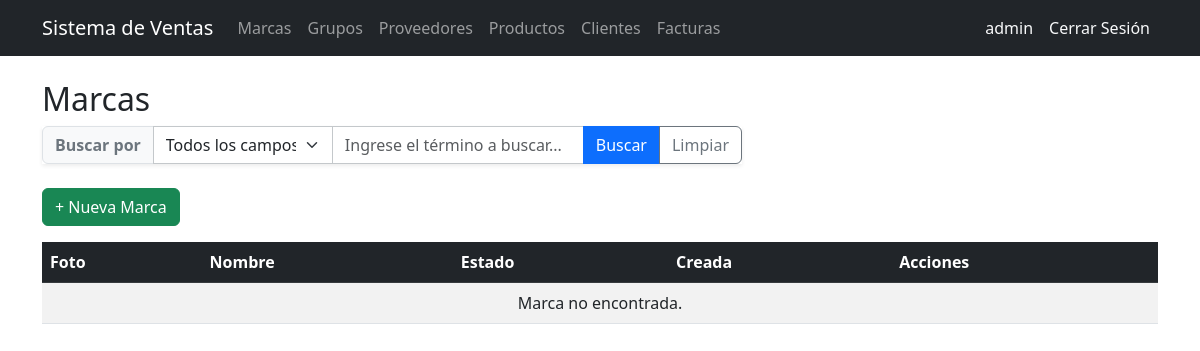
The app's page /brands/ (signed in), older data.
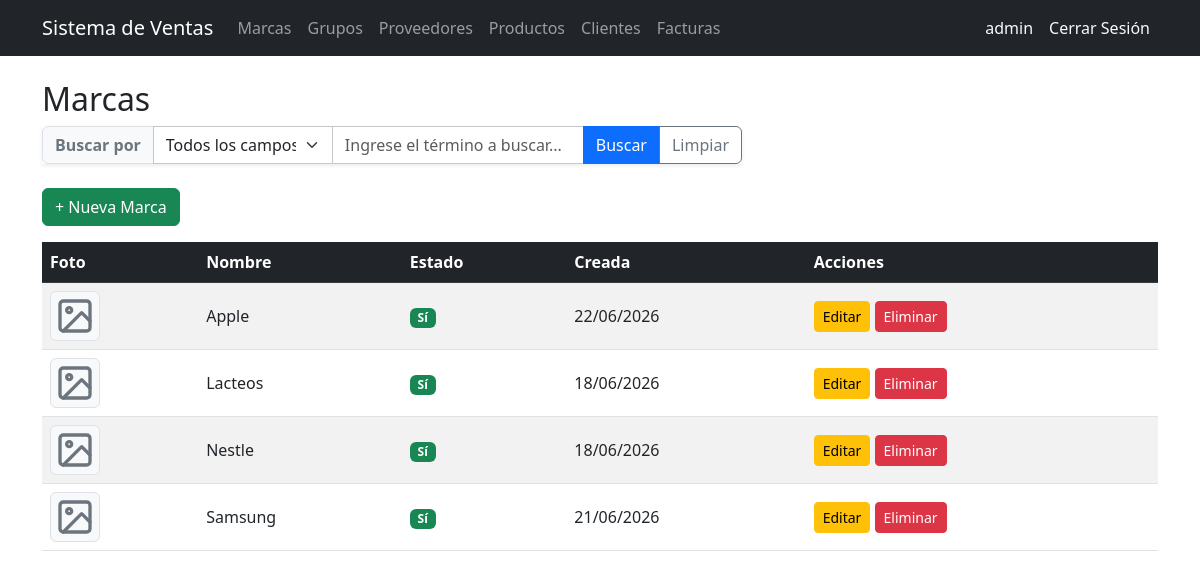
The same page, newer data.
### billing/models.py (models this page shows, shortened)
class Brand(models.Model):
    name = models.CharField(max_length=100, unique=True, verbose_name='Brand Name')
    description = models.TextField(blank=True, null=True)
    image = models.ImageField(upload_to='brands/', blank=True, null=True, verbose_name='Imagen de Marca')
    is_active = models.BooleanField(default=True)
    created_at = models.DateTimeField(auto_now_add=True)
    updated_at = models.DateTimeField(auto_now=True)
    class Meta:
        verbose_name = 'Brand'
        verbose_name_plural = 'Brands'
        ordering = ['name']

### billing/views.py (the view, shortened to what this page needs)
# urls.py: path('brands/', views.brand_list, name='brand_list'),
@login_required
@audit_action('LIST_BRANDS')
def brand_list(request):
    search_field = request.GET.get('search_field', 'all').strip()
    search_value = request.GET.get('search_value', '').strip()
    brands = Brand.objects.all()
    return render(request, 'billing/brand_list.html', {
        'brands': brands,
        'search_field': search_field,
        'search_value': search_value
    })

### billing/templates/billing/brand_list.html (shortened to what this page needs)
{% extends 'billing/base.html' %}
{% block content %}
<h2>Marcas</h2>
<form method="get" class="mb-4">
  <div class="input-group shadow-sm" style="max-width: 700px;">
    <span class="input-group-text bg-light fw-bold text-secondary">Buscar por</span>
    <select name="search_field" id="search_field" class="form-select border-secondary-subtle" style="max-width: 180px;">
      <option value="all" {% if search_field == 'all' or not search_field %}selected{% endif %}>Todos los campos</option>
    </select>
    <input type="text" name="search_value" id="search_value" class="form-control border-secondary-subtle" placeholder="Ingrese el término a buscar..." value="{{ search_value|default:'' }}">
    <button type="submit" class="btn btn-primary">Buscar</button>
    <a href="{% url 'billing:brand_list' %}" class="btn btn-outline-secondary">Limpiar</a>
  </div>
</form>
<div class="mb-3">
  <a href="{% url 'billing:brand_create' %}" class="btn btn-success">+ Nueva Marca</a>
</div>
<table class="table table-striped table-hover align-middle">
  <thead class="table-dark">
    <tr>
      <th>Foto</th>
      <th>Nombre</th>
      <th>Estado</th>
      <th>Creada</th>
      <th>Acciones</th>
    </tr>
  </thead>
  <tbody>
    {% for brand in brands %}
    <tr>
      <td>
      </td>
      <td>{{ brand.name }}</td>
      <td>
        {% if brand.is_active %}
        <span class="badge bg-success">Sí</span>
        {% else %}
        <span class="badge bg-danger">No</span>
        {% endif %}
      </td>
      <td>{{ brand.created_at|date:"d/m/Y" }}</td>
      <td>
        <a href="{% url 'billing:brand_update' brand.pk %}" class="btn btn-sm btn-warning">Editar</a>
        <a href="{% url 'billing:brand_delete' brand.pk %}" class="btn btn-sm btn-danger">Eliminar</a>
      </td>
    </tr>
    {% empty %}
    <tr>
      <td colspan="5" class="text-center">Marca no encontrada.</td>
    </tr>
    {% endfor %}
  </tbody>
</table>
{% endblock %}

Row changes from the older to the newer data that the page shows:
added Brand: name "Apple", is_active "Sí", created_at "22/06/2026"
added Brand: name "Lacteos", is_active "Sí", created_at "18/06/2026"
added Brand: name "Nestle", is_active "Sí", created_at "18/06/2026"
added Brand: name "Samsung", is_active "Sí", created_at "21/06/2026"
Text that changed along with them:
text no longer shown: "Marca no encontrada."
